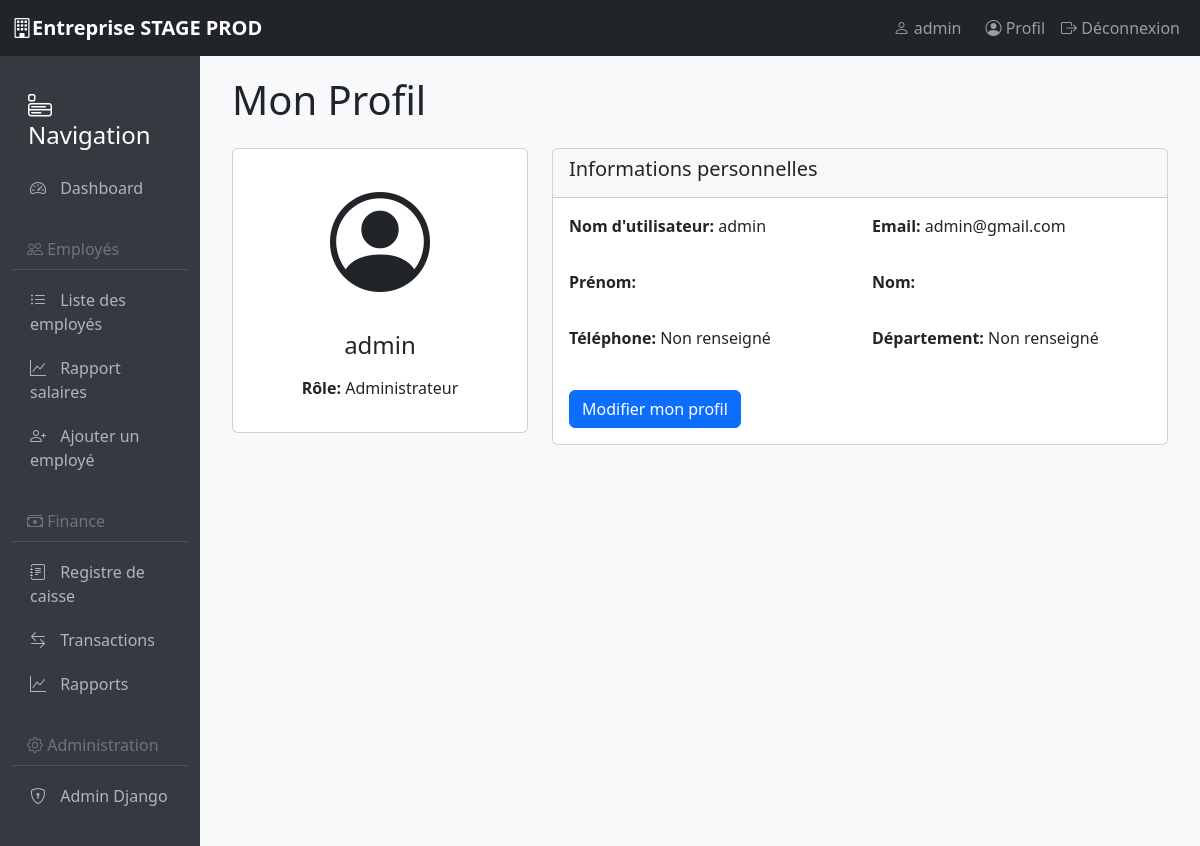
The page /profile/ (signed in) on the database its author committed.
### core/models.py (models this page shows, shortened)
class CustomUser(AbstractUser):
    ROLE_CHOICES = [
        ('admin', 'Administrateur'),
        ('manager', 'Manager'),
        ('employee', 'Employé'),
        ('accountant', 'Comptable'),
    ]
    role = models.CharField(max_length=20, choices=ROLE_CHOICES, default='employee')
    phone = models.CharField(max_length=20, blank=True)
    department = models.CharField(max_length=100, blank=True)
    profile_picture = models.CharField(
        max_length=500,
        blank=True,
        null=True,
        verbose_name="Photo de profil (URL)"
    )
    class Meta:
        verbose_name = "Utilisateur"
        verbose_name_plural = "Utilisateurs"

### core/views.py (the view)
# urls.py: path('profile/', views.profile, name='profile'),
@login_required
def profile(request):
    return render(request, 'core/profile.html')

### templates/core/profile.html (shortened to what this page needs)
{% extends 'base.html' %}
{% block content %}
<div class="container">
    <h1 class="mb-4">Mon Profil</h1>
    <div class="row">
        <div class="col-md-4">
            <div class="card">
                <div class="card-body text-center">
                    <div class="mb-3">
                        <i class="bi bi-person-circle" style="font-size: 100px;"></i>
                    </div>
                    <h4>{{ user.username }}</h4>
                    <p><strong>Rôle:</strong> {{ user.get_role_display }}</p>
                </div>
            </div>
        </div>
        <div class="col-md-8">
            <div class="card">
                <div class="card-header">
                    <h5>Informations personnelles</h5>
                </div>
                <div class="card-body">
                    <div class="row mb-3">
                        <div class="col-md-6">
                            <p><strong>Nom d'utilisateur:</strong> {{ user.username }}</p>
                        </div>
                        <div class="col-md-6">
                            <p><strong>Email:</strong> {{ user.email }}</p>
                        </div>
                    </div>
                    <div class="row mb-3">
                        <div class="col-md-6">
                            <p><strong>Prénom:</strong> {{ user.first_name }}</p>
                        </div>
                        <div class="col-md-6">
                            <p><strong>Nom:</strong> {{ user.last_name }}</p>
                        </div>
                    </div>
                    <div class="row mb-3">
                        <div class="col-md-6">
                            <p><strong>Téléphone:</strong> {{ user.phone|default:"Non renseigné" }}</p>
                        </div>
                        <div class="col-md-6">
                            <p><strong>Département:</strong> {{ user.department|default:"Non renseigné" }}</p>
                        </div>
                    </div>
                    <div class="mt-4">
                        <a href="/admin/core/customuser/{{ user.id }}/change/" class="btn btn-primary">
                            Modifier mon profil
                        </a>
                    </div>
                </div>
            </div>
        </div>
    </div>
</div>
{% endblock %}

### templates/base.html (shortened to what this page needs)
<!doctype html>
<html lang="fr">
  <head>
    <link
      href="https://cdn.jsdelivr.net/npm/bootstrap@5.3.0/dist/css/bootstrap.min.css"
      rel="stylesheet"
    />
    <link
      rel="stylesheet"
      href="https://cdn.jsdelivr.net/npm/bootstrap-icons@1.10.0/font/bootstrap-icons.css"
    />
  </head>
  <body>
    <nav class="navbar navbar-expand-lg navbar-dark bg-dark">
      <div class="container-fluid">
        <a class="navbar-brand" href="{% url 'dashboard' %}">
          <i class="bi bi-building"></i>Entreprise STAGE PROD
        </a>
        <div class="navbar-nav ms-auto">
          {% if user.is_authenticated %}
          <span class="navbar-text me-3">
            <i class="bi bi-person"></i> {{ user.username }}
          </span>
          <a class="nav-link" href="{% url 'profile' %}">
            <i class="bi bi-person-circle"></i> Profil
          </a>
          <a class="nav-link" href="{% url 'logout' %}">
            <i class="bi bi-box-arrow-right"></i> Déconnexion
          </a>
          {% else %}
          <a class="nav-link" href="{% url 'login' %}">
            <i class="bi bi-box-arrow-in-right"></i> Connexion
          </a>
          {% endif %}
        </div>
      </div>
    </nav>
    <div class="container-fluid">
      <div class="row">
        {% if user.is_authenticated %}
        <div class="col-md-2 sidebar">
          <h4 class="mt-3 mb-3 px-3">
            <i class="bi bi-menu-app"></i> Navigation
          </h4>
          <a href="{% url 'dashboard' %}">
            <i class="bi bi-speedometer2"></i> Dashboard
          </a>
          <h6><i class="bi bi-people"></i> Employés</h6>
          <a href="{% url 'employee_list' %}">
            <i class="bi bi-list-ul"></i> Liste des employés
          </a>
          <a href="{% url 'salary_report' %}">
            <i class="bi bi-graph-up"></i> Rapport salaires
          </a>
          <a href="/admin/employees/employee/add/">
            <i class="bi bi-person-plus"></i> Ajouter un employé
          </a>
          <h6><i class="bi bi-cash-stack"></i> Finance</h6>
          <a href="{% url 'finance:cash_register' %}">
            <i class="bi bi-journal-text"></i> Registre de caisse
          </a>
          <a href="{% url 'finance:transaction_list' %}">
            <i class="bi bi-arrow-left-right"></i> Transactions
          </a>
          <a href="{% url 'finance:finance_reports' %}">
            <i class="bi bi-graph-up"></i> Rapports
          </a>
          <h6><i class="bi bi-gear"></i> Administration</h6>
          <a href="/admin/"> <i class="bi bi-shield-lock"></i> Admin Django </a>
        </div>
        {% endif %}
        <div
          class="{% if user.is_authenticated %}col-md-10{% else %}col-md-12{% endif %} content"
        >
           {% block content %} {% endblock %}
        </div>
      </div>
    </div>
  </body>
</html>

### templates/base.html (style rules this page uses)
body { background-color: #f8f9fa; }
.navbar-brand { font-weight: bold; }
.sidebar { background-color: #343a40; min-height: 100vh; color: white; padding-top: 20px; }
.sidebar a { color: #adb5bd; text-decoration: none; padding: 10px 15px; display: block; border-left: 3px solid transparent; }
.sidebar a i { margin-right: 10px; }
.content { padding: 20px; }
.sidebar h6 { color: #6c757d; padding: 10px 15px; margin-top: 20px; border-bottom: 1px solid #495057; }

### rows shown on the page
CustomUser: username "admin", role "Administrateur", email "admin@gmail.com", phone "Non renseigné", department "Non renseigné"
